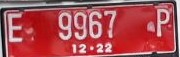
#> input picture image_samples/3.jpg, 180 x 57 px, found by its file name
$ jupyter execute detect_edges.ipynb   (shell and % lines are left out)
#> lines starting #> are read from the running program, lines starting #| are printed output that depends on the picture
[cell 1]
GAMBAR = '/home/idiot/Desktop/3.jpg'

import numpy as np
import scipy.signal
import matplotlib.pyplot as plt
from skimage import io, color
from skimage import exposure


img = io.imread(GAMBAR)
#> img is the input picture: shape (57, 180, 3); mean R, G, B 170.2, 77, 82.8
img = color.rgb2gray(img)
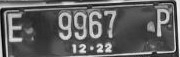
#> img: shape (57, 180) float64; min 0.00449, max 0.977, mean 0.381

edges_kernel = [
    # Vertical
    [1, 0, -1],
    [1, 0, -1],
    [1, 0, -1],

    # Horizontal
    #[1, 1, 1],
    #[0, 0, 0],
    #[-1, -1, -1],
]

kernel = np.array(edges_kernel)

edges = scipy.signal.convolve2d(img, kernel, 'valid')
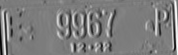
#> edges: shape (55, 178) float64; min -2.3, max 2.4, mean 0.0128; drawn with min black and max white
edges_equalized = exposure.equalize_adapthist(edges/np.max(np.abs(edges)), clip_limit=0.03)
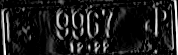
#> edges_equalized: shape (55, 178) float64; min 0, max 1, mean 0.115
#print('First 5 columns and rows of the image_sharpen matrix: \n', image_sharpen[:5,:5]*255)

plt.imshow(edges_equalized, cmap=plt.cm.gray)
plt.show()

$ run again, with image_samples/1.jpg copied over image_samples/3.jpg
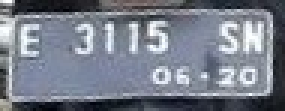
#> input picture image_samples/1.jpg, 95 x 37 px, found by its file name (shown 3 times larger)
#> img is the input picture: shape (37, 95, 3); mean R, G, B 119, 124.9, 137.2
#> img: shape (37, 95) float64
#> `edges = scipy.signal.convolve2d(img, kernel, 'valid')`:
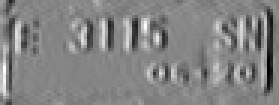
#> edges: shape (35, 93) float64 (shown 3 times larger); min -2.04, max 1.85, mean -0.022; drawn with min black and max white
#> `edges_equalized = exposure.equalize_adapthist(edges/np.max(np.abs(edge..`:
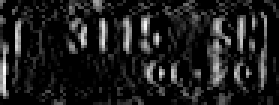
#> edges_equalized: shape (35, 93) float64 (shown 3 times larger); min 0, max 1, mean 0.118

$ run again, with image_samples/2.jpg copied over image_samples/3.jpg
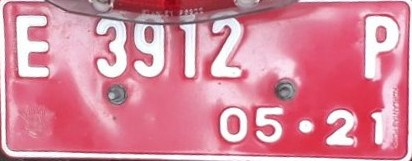
#> input picture image_samples/2.jpg, 412 x 161 px, found by its file name
#> img is the input picture: shape (161, 412, 3); mean R, G, B 217.2, 135.9, 154.8
#> img: shape (161, 412) float64
#> `edges = scipy.signal.convolve2d(img, kernel, 'valid')`:
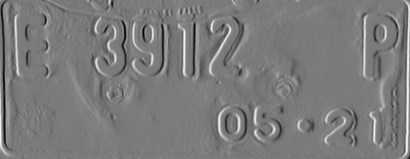
#> edges: shape (159, 410) float64; min -1.84, max 1.96, mean 0.0025; drawn with min black and max white
#> `edges_equalized = exposure.equalize_adapthist(edges/np.max(np.abs(edge..`:
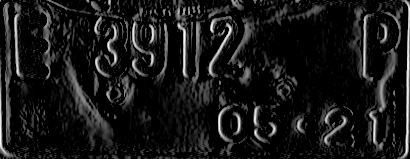
#> edges_equalized: shape (159, 410) float64; min 0, max 1, mean 0.0937
